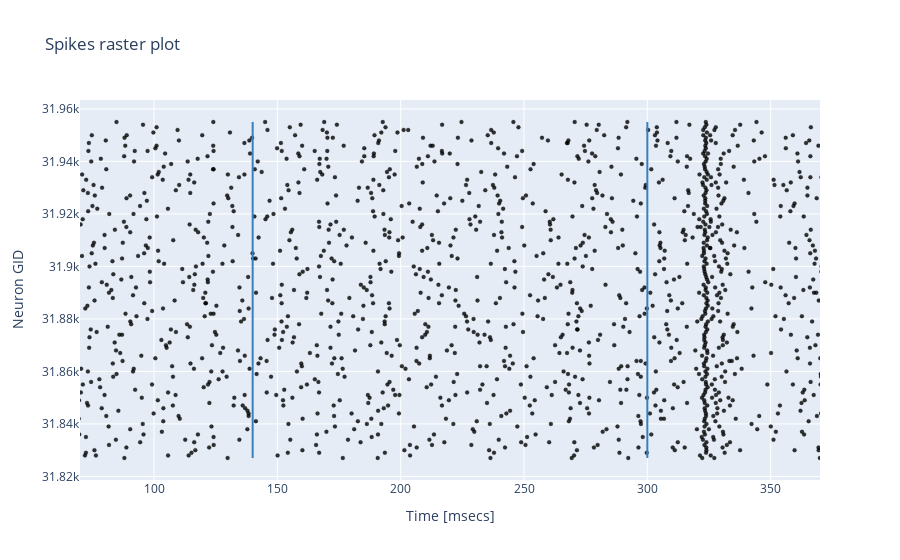

Notebook source saved alongside this figure:
### Markdown cell above
### Raster Plot 

Below, a raster plot of cell spikes for each cell type can be displayed; select the cell type modifying the CELL_TO_PLOT variable.
Cell types are:
1. 'granule'
2. 'golgi'
3. 'purkinje'
4. 'stellate'
5. 'basket'
6. 'dcn'

For Purkinje and DCN neurons, you can specify the microzone you want to analyze: microzone 1 is receiving both CS and US, while microzone 2 receives only CS (empty lines in raster plots would represent neurons of the other microzone). In the first case, US triggers burst-pause and pause-burst mechanisms, which are fundamental to fine tune the timing of cerebellar motor outputs.

Attention: you can plot only the activity of cell types whose recording device were connected before the simulation run!

### Code cell
CELL_TO_PLOT = 'dcn_cell_glut_large'

cells = {'granule_cell': [grc_ts, grc_evs],
         'golgi_cell': [goc_ts, goc_evs],
         'glomerulus': [glom_ts, glom_evs],
         'purkinje_cell': [pc_ts, pc_evs],
         'stellate_cell': [sc_ts, sc_evs],
         'basket_cell': [bc_ts, bc_evs],
         'dcn_cell_glut_large': [dcn_ts, dcn_evs],
         'output':[output_ts, output_evs],
         'io_cell':[io_ts, io_evs]}


color = {'granule_cell': 'rgba(255, 0, 0, .8)',
         'golgi_cell': 'rgba(0, 255, 0, .8)',
         'glomerulus': 'rgba(0, 0, 0, .8)',
         'purkinje_cell': 'rgba(0, 0, 0, .8)',
         'stellate_cell': 'rgba(234, 10, 142, .8)',
         'basket_cell': 'rgba(234, 10, 142, .8)',
         'output': 'rgba(0, 0, 0, .8)',
         'dcn_cell_glut_large': 'rgba(0, 0, 0, .8)',
         'io_cell': 'rgba(255, 127, 80, .8)'}

times = cells[CELL_TO_PLOT][0]
cell_ids = cells[CELL_TO_PLOT][1]
   
    
    
trace0 = go.Scatter(
    x = times,
    y = cell_ids,
    name = '',
    mode = 'markers',
    marker = dict(
        size = 4,
        color = color[CELL_TO_PLOT],
        line = dict(
            width = .2,
            color = 'rgb(0, 0, 0)'
        )
    )
)

data = [trace0]

layout = go.Layout(
              title = 'Spikes raster plot',
              yaxis = dict(title='Neuron GID', zeroline = False),
              xaxis = dict(title='Time [msecs]', zeroline = False, range=[0,nest_model_builder.TOT_DURATION+100]),
              shapes= [
              # Line STIM to MFs start
              {
                  'type': 'line',
                  'x0': nest_model_builder.STIM_MF_START,
                  'y0': np.amin(cell_ids),
                  'x1': nest_model_builder.STIM_MF_START,
                  'y1': np.amax(cell_ids),
                  'line': {
                      'color': 'rgb(55, 128, 191)',
                      'width': 2,
                  }
               },
               # Line STIM to MFs stop
               {
                  'type': 'line',
                  'x0': nest_model_builder.STIM_MF_END,
                  'y0': np.amin(cell_ids),
                  'x1': nest_model_builder.STIM_MF_END,
                  'y1': np.amax(cell_ids),
                  'line': {
                      'color': 'rgb(55, 128, 191)',
                      'width': 2,
                  }
               }]
             )

fig = go.Figure(data=data, layout=layout)
fig.update_xaxes(range=[70.0, 370.0])
iplot(fig, filename='styled-scatter')

### Figure 1 — Plotly figure (JSON) as saved in the notebook; plotly's stock layout.template omitted (floating-point values rounded to 4 significant figures; data arrays with more than 128 entries replaced by an {"elided": "..."} marker saying what was removed)
{"data": [{"marker": {"color": "rgba(0, 0, 0, .8)", "line": {"color": "rgb(0, 0, 0)", "width": 0.2}, "size": 4}, "mode": "markers", "name": "", "type": "scatter", "x": {"elided": "2247 float values"}, "y": {"elided": "2247 int values"}}], "layout": {"shapes": [{"line": {"color": "rgb(55, 128, 191)", "width": 2}, "type": "line", "x0": 140, "x1": 140, "y0": 31827, "y1": 31955}, {"line": {"color": "rgb(55, 128, 191)", "width": 2}, "type": "line", "x0": 300, "x1": 300, "y0": 31827, "y1": 31955}], "title": {"text": "Spikes raster plot"}, "xaxis": {"range": [70, 370], "title": {"text": "Time [msecs]"}, "zeroline": false}, "yaxis": {"title": {"text": "Neuron GID"}, "zeroline": false}}}
